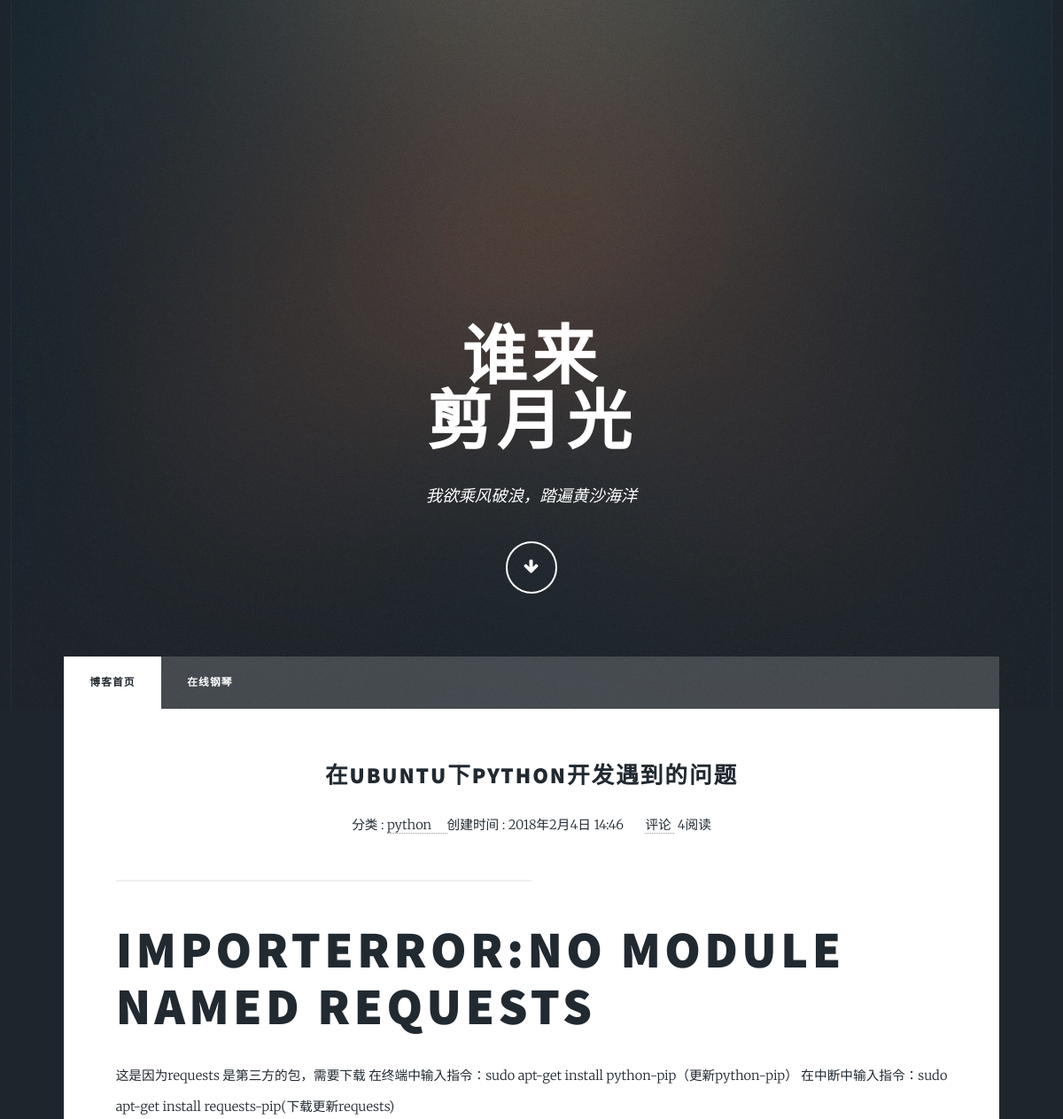
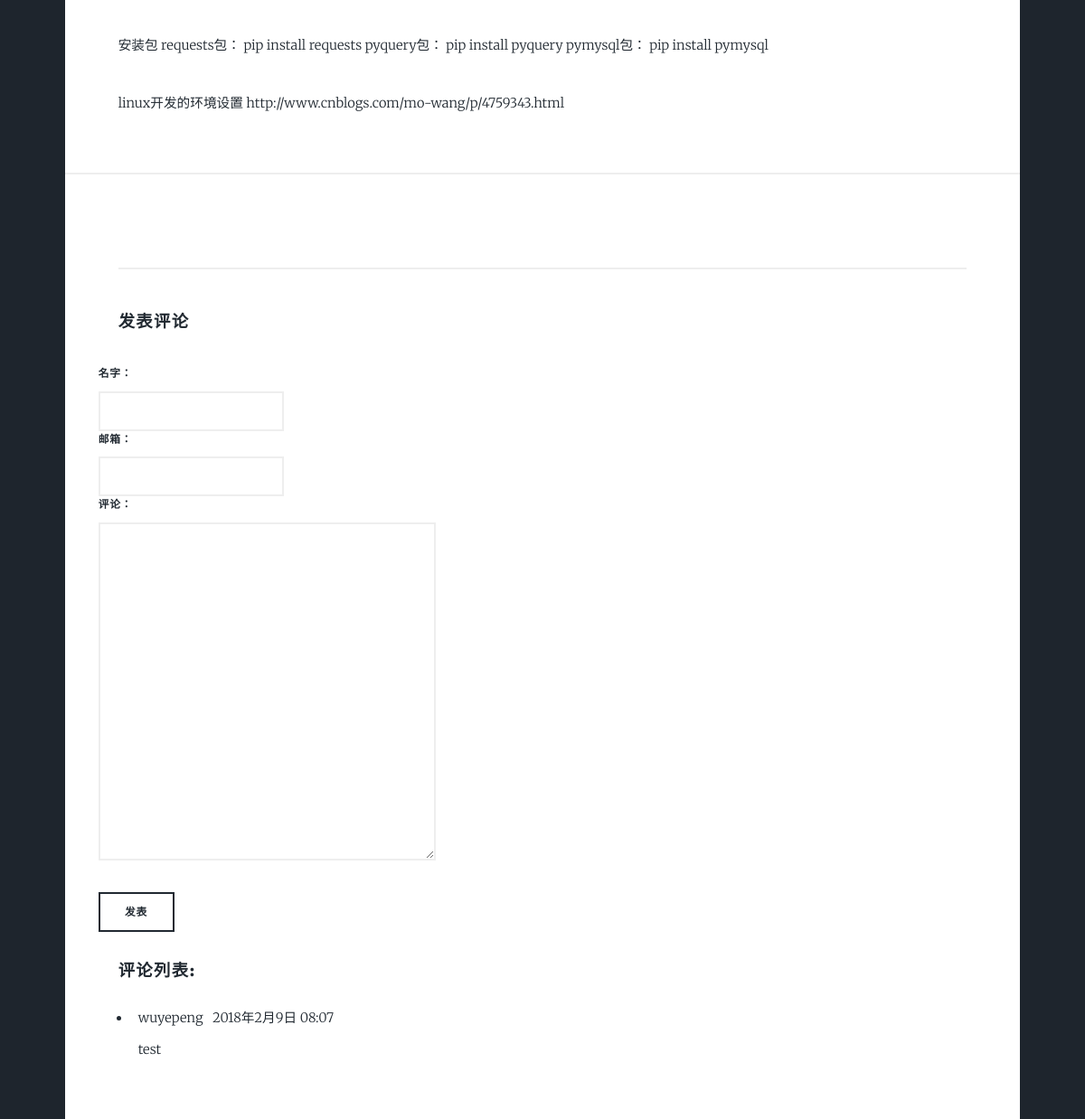
Page /4/ on the committed database (2 pictures, top to bottom).
### blog/models.py (models this page shows, shortened)
class Post(models.Model):
    class Meta:
        verbose_name = '文章'
        verbose_name_plural = verbose_name
    title = models.CharField(max_length=70)
    body = models.TextField()
    created_time = models.DateTimeField()
    modified_time = models.DateTimeField()
    excerpt = models.CharField(max_length=500, blank=True)
    category = models.ForeignKey(Category, verbose_name='分类', on_delete=models.CASCADE,)
    tags = models.ManyToManyField(Tag, verbose_name='标签', blank=True)
    author = models.ForeignKey(User, on_delete=models.CASCADE,)
    views=models.PositiveIntegerField(default=0)
    def get_absolute_url(self):
        return reverse('blog:detail', kwargs={'pk': self.pk})
    def increase_views(self):
        self.views += 1
        self.save(update_fields=['views'])

class Category(models.Model):
    class Meta:
        verbose_name = '分类'
        verbose_name_plural = verbose_name
    name = models.CharField('分类名', max_length=100)

### comments/models.py (models this page shows, shortened)
class Comment(models.Model):
    name = models.CharField(max_length=100)
    email = models.EmailField(max_length=255)
    text = models.TextField()
    created_time = models.DateTimeField(auto_now_add=True)
    post = models.ForeignKey('blog.Post',on_delete=models.CASCADE,)

### blog/views.py (the view)
# urls.py: path('<pk>/', detail, name='detail'),
def detail(request,pk):
    post=get_object_or_404(Post, pk=pk)
    post.increase_views()
    """这样我们在模板中展示 {{ post.body }} 的时候，就不再是原始的 Markdown 文本了，
    而是渲染过后的 HTML 文本。注意这里我们给 markdown 渲染函数传递了额外的
    参数 extensions，它是对 Markdown 语法的拓展，这里我们使用了三个拓展，
    分别是 extra、codehilite、toc。extra 本身包含很多拓展，而 codehilite
    是语法高亮拓展，这为我们后面的实现代码高亮功能提供基础，而 toc 则允许我们
    自动生成目录"""
    post.body=markdown.markdown(post.body,extensions=['markdown.extensions.extra','markdown.extensions.codehilite','markdown.extensions.toc',])
    form=CommentForm()
    comment_list=post.comment_set.all()
    context={'post':post, 'form':form, 'comment_list':comment_list}
    return render(request, 'detail.html',context=context)

### comments/forms.py
class CommentForm(forms.ModelForm):
    class Meta:
        model = Comment
        fields = ['name', 'email', 'text']

### templates/detail.html (shortened to what this page needs)
{% load staticfiles %}
{% load blog_tags %}
<!DOCTYPE HTML>
<html>
	<head>
		<link rel="stylesheet" href="{% static 'assets/css/main.css'%}" />
	</head>
	<body class="is-loading">
			<div id="wrapper" class="fade-in">
					<div id="intro">
						<h1>谁来<br />
						   剪月光</h1>
						<p>我欲乘风破浪，踏遍黄沙海洋</p>
						<ul class="actions">
							<li><a href="#header" class="button icon solo fa-arrow-down scrolly">Continue</a></li>
						</ul>
					</div>
					<header id="header">
					</header>
					<nav id="nav">
						<ul class="links">
							<li class="active"><a href="{% url 'blog:index'%}">博客首页</a></li>
							<li><a href="http://kaysonli.github.io/piano/dist/">在线钢琴</a></li>
						</ul>
					</nav>
					<div id="main">
                        <div class="content-body">
                            <div class="row">
                                    <article class="post post-{{ post.pk }}">
                                        <header class="entry-header">
                                            <h2 class="entry-title" align="center">
                                                <a href="{{ post.get_absolute_url }}">{{ post.title }}</a>
                                            </h2>
                                            <div class="entry-meta" align="center">
                                                <span class="post-category">分类 : <a href="#">{{ post.category.name }} &nbsp &nbsp </a></span>
                                                <span class="post-date"><time class="entry-date" datetime="{{ post.created_time }}">创建时间 : {{ post.created_time }} </time></span>
                                                <span class="comments-link"> &nbsp &nbsp &nbsp <a href="#"> 评论&nbsp</a></span>
                                                <span class="views-count">{{ post.views }}阅读</span>
                                            </div>
                                            <hr align="center" width="50%" />
                                        </header>
                                        <div class="entry-content clearfix" align="left">
                                            {{ post.body|safe }}
                                        </div>
                                    </article>
                            </div>
                        </div>
                        <section class="comment-area" id="comment-area">
        <hr>
        <h3>发表评论</h3><br>
        <form action="{% url 'comments:post_comment' post.pk %}" method="post" class="comment-form">
            <div class="row">
                <div class="col-md-4">
                    <label for="{{ form.name.id_for_label }}">名字：</label>
                    {{ form.name }}
                </div>
                <br>
                <div class="col-md-4">
                    <label for="{{ form.email.id_for_label }}">邮箱：</label>
                    {{ form.email }}
                </div>
                <br>
                <div class="col-md-12">
                    <label for="{{ form.text.id_for_label }}">评论：</label>
                    {{ form.text }}
                    <br>
                    <button type="submit" class="comment-btn">发表</button>
                </div>
            </div>
        </form>
        <div class="comment-list-panel">
            <h3>评论列表:</h3>
            <ul class="comment-list list-unstyled">
                {%for comment in comment_list%}
                    <li class="comment-item">
                        <span class="nickname">{{ comment.name }}&nbsp&nbsp</span>
                        <time class="submit-date">
                            {{ comment.created_time }}
                        </time>
                        <div class="text">
                         {{ comment.text }}
                    </div>
                </li>
                {% empty %}
                暂无评论
                {% endfor %}
            </ul>
        </div>
 </section>
					</div>
			</div>
	</body>
</html>

### rows in the picture
Post: title "在UBUNTU下PYTHON开发遇到的问题", category.name "python", created_time "2018年2月4日 14:46", views "4", body "IMPORTERROR:NO MODULE NAMED REQUESTS 这是因为requests 是第三方的包，需要下载 在终端中输入指令：sudo apt-get install python-pip（更新python-pip） 在中断中输入指令：sudo apt-get install requests-pip(下载更新requests) 安装包 requests包： pip install requests pyquery包： pip install pyquery pymysql包： pip install pymysql linux开发的环境设置 http://www.cnblogs.com/mo-wang/p/4759343.html"
Comment: name "wuyepeng", created_time "2018年2月9日 08:07", text "test"
